Frame 1 (no input): blank canvas, image omitted
Frame 60 (the mouse pressed at the canvas centre just before this capture): blank canvas, image omitted
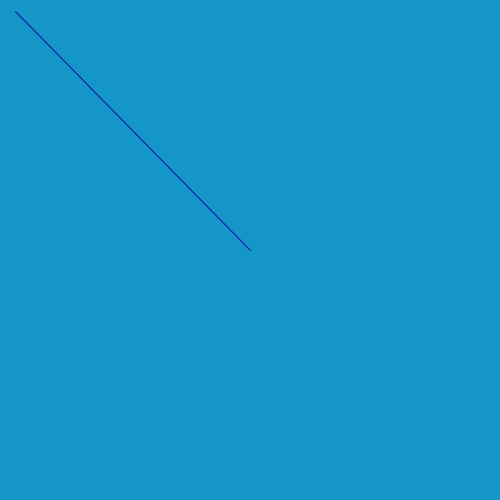
Frame 120 (the mouse held since frame 60 and released just before this capture)

The Processing sketch whose frames 1 and 60 were blank and that drew this single picture after the mouse press (run headless with seeded random() and noise(); from frame 60 on, the mouse is pressed at the canvas centre):

// Processing sketch: processing_99277
// ── processing_99277.pde

void setup()
{
  size(500,500);
  noStroke();
  fill(0);
  smooth();
}

void draw()
{
  background(20,150,200);
  
  if (mousePressed==false)
  {
    stroke(191,239,255);
    line(pmouseX,pmouseY,pmouseX/2,pmouseY/2);
  }
  
  else
  {
    float a=random(20);
    float b=random(100);
    float c=random(255);
    
    stroke(a,b,c);
    line(pmouseX,pmouseY,a,b);
  }
}
